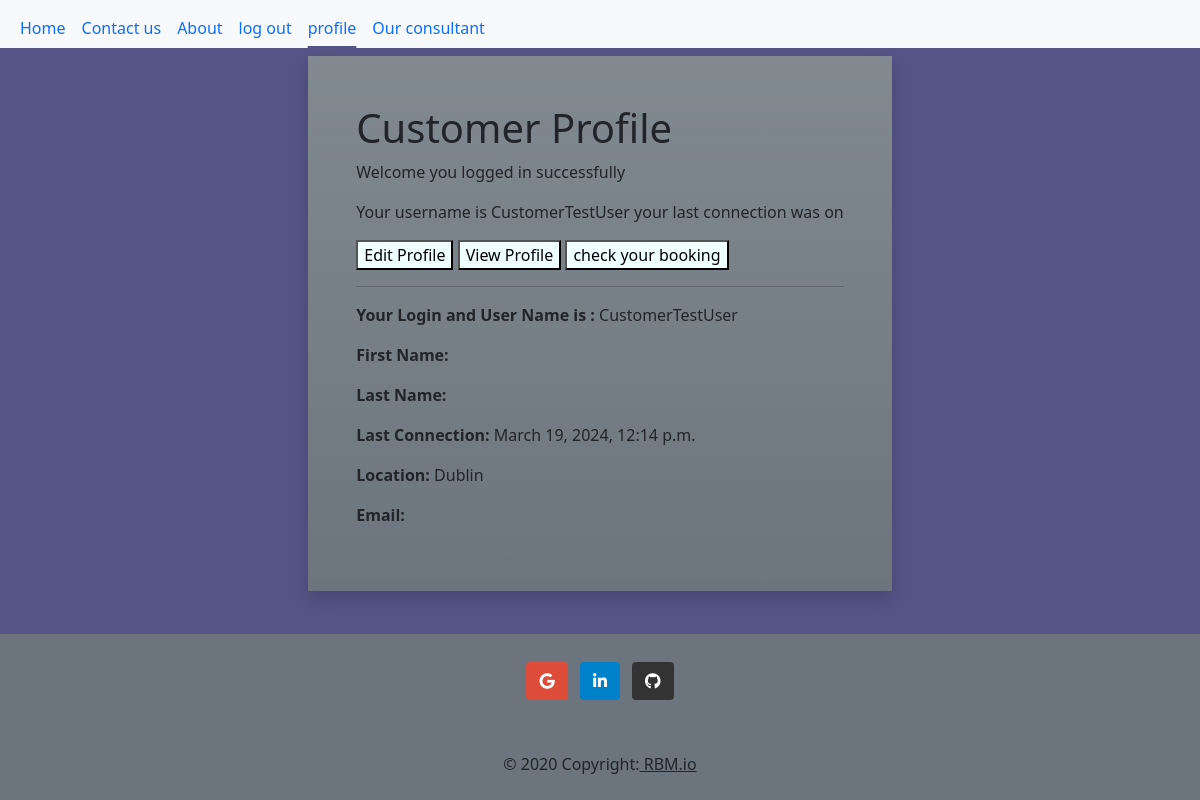
Page /user_app/cxprofile/ (signed in) on the earlier database version.
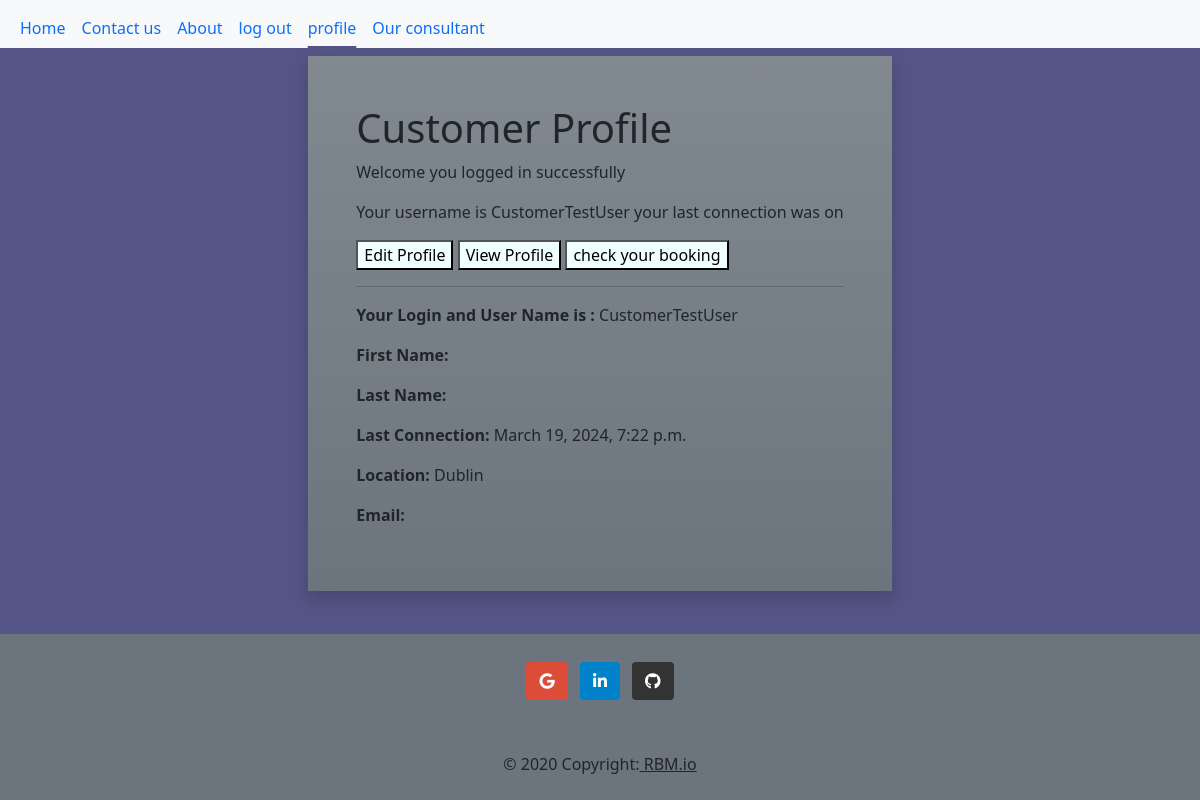
Same page on the later database version.
### user_app/models.py (models this page shows)
class CustomUser(AbstractUser):
    location = models.CharField(max_length=200, null=True, blank=True)
    name = models.CharField(max_length=200, blank=True, null=True)
    is_customer = models.BooleanField(default=False)
    is_expert = models.BooleanField(default=False)
    is_manager = models.BooleanField(default=False)
    created_at = models.DateTimeField(auto_now_add=True)
    updated_at = models.DateTimeField(auto_now=True)

### user_app/views.py (the view, shortened to what this page needs)
# urls.py: path('cxprofile/', CxProfileView.as_view(), name='customer_profile'),
class CxProfileView(View):
    cx_profile_template = 'customer/cxprofile.html'
    def get(self, request):
        user = request.user
        if user.is_authenticated and user.is_customer:
            return render(request, self.cx_profile_template, {'user': user, 'edit_mode':True})
        else:
            return redirect('home')

### user_app/templates/customer/cxprofile.html (shortened to what this page needs)
{% extends 'base.html' %}
{% load static %}
{% block content %}
<div class="d-flex align-items-center primary justify-content-center" style="height: 550px;">
    <div class="p-5 m-5 bg-secondary bg-gradient text-black shadow rounded-5">
        <h1>Customer Profile</h1>
        <p>Welcome {{ user.first_name }} {{ user.last_name }} you logged in successfully</p>
        <p>Your username is {{ user.username }} your last connection was on {{ user.last_name_name }} <p/>
        <button onclick="openTab('edit')">Edit Profile</button>
        <button onclick="openTab('view')">View Profile</button>
        <button onclick="openTab('book')">check your booking</button>
        <br>
        <hr>
    <div id="viewTab" class="tab">
      <p><strong>Your Login and User Name is :</strong> {{ user.username }}</p>
      <p><strong>First Name:</strong> {{ user.first_name }}</p>
      <p><strong>Last Name:</strong> {{ user.last_name }}</p>
      <p><strong>Last Connection:</strong> {{ user.last_login }}</p>
      <p><strong>Location:</strong> {{ user.location }}</p>
      <p><strong>Email:</strong> {{ user.email }}</p>
    </div>
</div>
{% endblock %}

Differences in the rows shown:
changed CustomUser "CustomerTestUser": last_login "March 19, 2024, 12:14 p.m." → "March 19, 2024, 7:22 p.m."
